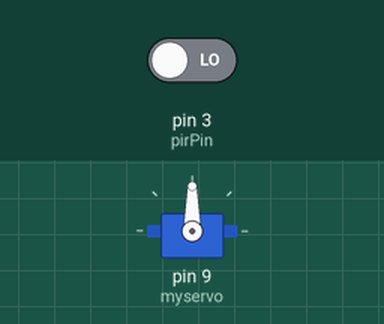
The sketch below on a simulated Arduino Uno, built with avr-gcc and run on an emulated ATmega328P. On the bench: servo. The inputs (shaded band) are chosen by the test bench; at power-on: pin 3 (pirPin) LOW.

Above: at 1.8 s.
1.9 s: pin 3 (pirPin) driven HIGH
At 2.75 s:
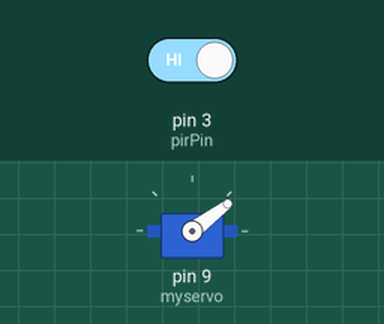
4.9 s: pin 3 (pirPin) driven LOW
At 6.8 s:
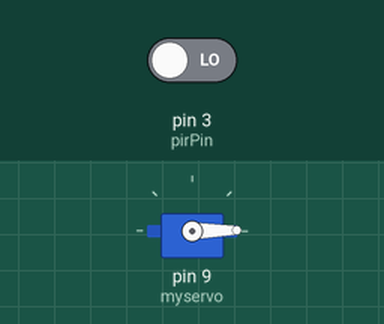
Timing chart, 0 to 8.3 s (numbered marks = the images above; inputs shaded):
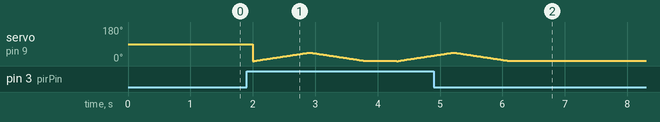

The sketch:

cameratrap.ino
```cpp
#include <Servo.h>

Servo myservo; // inisialisasi objek servo
int angle = 0; // variabel untuk menyimpan nilai sudut servo
// Setting PIR
int interval = 500; // Interval untuk satu fungsi void loop
int pirPin = 3;    // Pin digital ke sensor PIR

void setup() {
  myservo.attach(9); // Pin 9 untuk servo
  // Deklarasi Pin untuk PIR
  pinMode(pirPin, INPUT);
}

void loop() {
  int val = digitalRead(pirPin);
  if (val == HIGH)
    {
          for(angle = 0; angle < 45; angle += 1) // memutar servo 45 derajat
          {
            myservo.write(angle); // gerakan servo sesuai posisi sudut
            delay(20); // delay 20 ms/command
          }
          for(angle = 45; angle >= 1; angle -= 1) // memutar balik servo 45 derajat
          {
            myservo.write(angle); // gerakan servo ke arah berlawanan
            delay(20); // delay 20 ms/command
          }
     }
  delay(interval);
}
```

Measured:
- after the input at 4.9 s, servo on pin 9 (myservo): goes on until 6.1 s, then stays 1°
